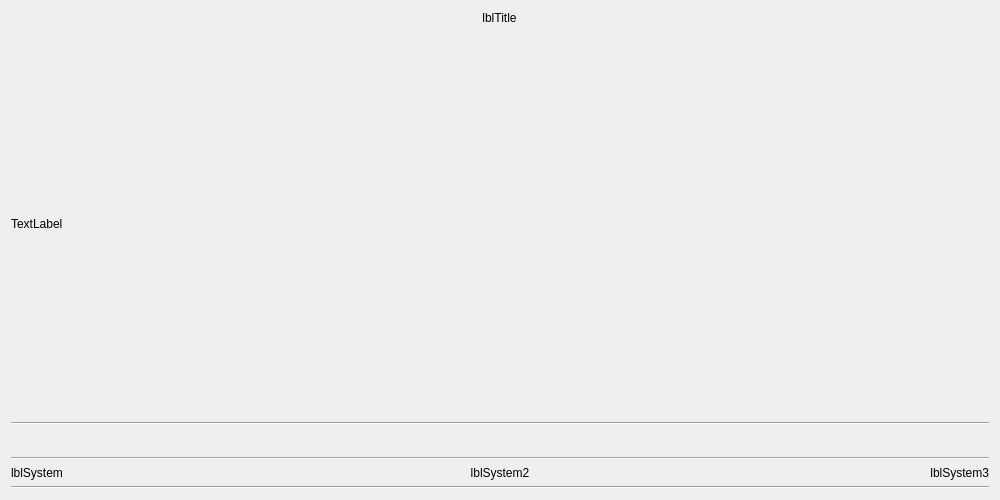
<?xml version="1.0" encoding="UTF-8"?>
<ui version="4.0">
 <class>SlideDefaultView</class>
 <widget class="QMainWindow" name="SlideDefaultView">
  <property name="geometry">
   <rect>
    <x>0</x>
    <y>0</y>
    <width>1000</width>
    <height>500</height>
   </rect>
  </property>
  <property name="sizePolicy">
   <sizepolicy hsizetype="Ignored" vsizetype="Ignored">
    <horstretch>0</horstretch>
    <verstretch>0</verstretch>
   </sizepolicy>
  </property>
  <property name="windowTitle">
   <string>SlideDefaultView</string>
  </property>
  <widget class="QWidget" name="centralWidget">
   <property name="sizePolicy">
    <sizepolicy hsizetype="Ignored" vsizetype="Ignored">
     <horstretch>0</horstretch>
     <verstretch>0</verstretch>
    </sizepolicy>
   </property>
   <property name="minimumSize">
    <size>
     <width>800</width>
     <height>0</height>
    </size>
   </property>
   <layout class="QVBoxLayout" name="verticalLayout_2">
    <item>
     <layout class="QVBoxLayout" name="verticalLayout">
      <item>
       <layout class="QHBoxLayout" name="horizontalLayout_3">
        <item>
         <widget class="QLabel" name="lblTitle">
          <property name="sizePolicy">
           <sizepolicy hsizetype="Maximum" vsizetype="Preferred">
            <horstretch>0</horstretch>
            <verstretch>0</verstretch>
           </sizepolicy>
          </property>
          <property name="text">
           <string>lblTitle</string>
          </property>
          <property name="alignment">
           <set>Qt::AlignCenter</set>
          </property>
         </widget>
        </item>
       </layout>
      </item>
      <item>
       <widget class="QLabel" name="labelView">
        <property name="sizePolicy">
         <sizepolicy hsizetype="Expanding" vsizetype="Expanding">
          <horstretch>0</horstretch>
          <verstretch>0</verstretch>
         </sizepolicy>
        </property>
        <property name="text">
         <string>TextLabel</string>
        </property>
       </widget>
      </item>
      <item>
       <widget class="Line" name="line_2">
        <property name="sizePolicy">
         <sizepolicy hsizetype="Minimum" vsizetype="Fixed">
          <horstretch>0</horstretch>
          <verstretch>0</verstretch>
         </sizepolicy>
        </property>
        <property name="orientation">
         <enum>Qt::Horizontal</enum>
        </property>
       </widget>
      </item>
      <item>
       <layout class="QHBoxLayout" name="horizontalLayout_2">
        <item>
         <widget class="ScrollText" name="lblMessage" native="true">
          <property name="sizePolicy">
           <sizepolicy hsizetype="Expanding" vsizetype="Fixed">
            <horstretch>0</horstretch>
            <verstretch>0</verstretch>
           </sizepolicy>
          </property>
          <property name="minimumSize">
           <size>
            <width>0</width>
            <height>20</height>
           </size>
          </property>
         </widget>
        </item>
       </layout>
      </item>
      <item>
       <widget class="Line" name="line">
        <property name="orientation">
         <enum>Qt::Horizontal</enum>
        </property>
       </widget>
      </item>
      <item>
       <layout class="QHBoxLayout" name="horizontalLayout">
        <item>
         <widget class="QLabel" name="lblSystem">
          <property name="text">
           <string>lblSystem</string>
          </property>
         </widget>
        </item>
        <item>
         <widget class="QLabel" name="lblSystem2">
          <property name="text">
           <string>lblSystem2</string>
          </property>
          <property name="alignment">
           <set>Qt::AlignCenter</set>
          </property>
         </widget>
        </item>
        <item>
         <widget class="QLabel" name="lblSystem3">
          <property name="text">
           <string>lblSystem3</string>
          </property>
          <property name="alignment">
           <set>Qt::AlignRight|Qt::AlignTrailing|Qt::AlignVCenter</set>
          </property>
         </widget>
        </item>
       </layout>
      </item>
      <item>
       <widget class="Line" name="line_3">
        <property name="sizePolicy">
         <sizepolicy hsizetype="Minimum" vsizetype="Fixed">
          <horstretch>0</horstretch>
          <verstretch>0</verstretch>
         </sizepolicy>
        </property>
        <property name="orientation">
         <enum>Qt::Horizontal</enum>
        </property>
       </widget>
      </item>
     </layout>
    </item>
   </layout>
  </widget>
 </widget>
 <layoutdefault spacing="6" margin="11"/>
 <customwidgets>
  <customwidget>
   <class>ScrollText</class>
   <extends>QWidget</extends>
   <header>scrolltext.h</header>
   <container>1</container>
  </customwidget>
 </customwidgets>
 <resources/>
 <connections/>
</ui>
